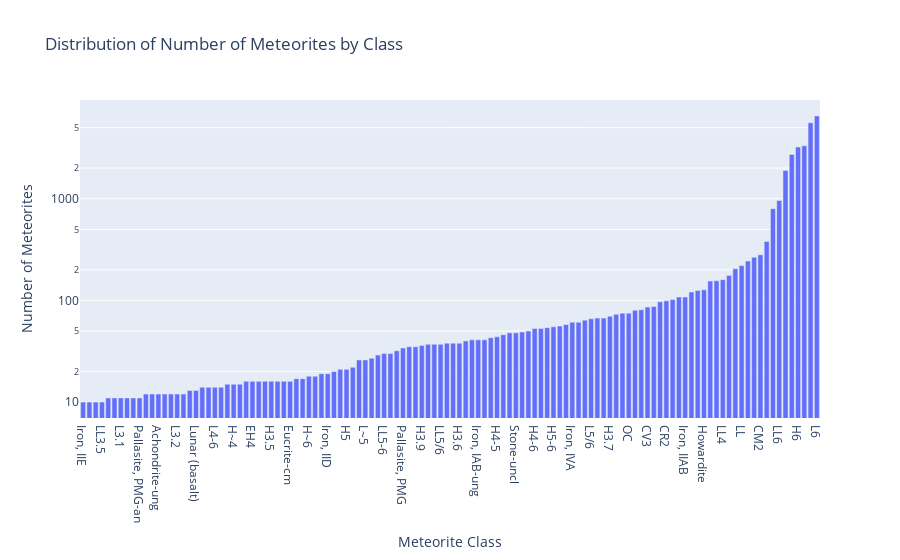

This figure's notebook cell:
### Code cell
fig = px.bar(classes,title="Distribution of Number of Meteorites by Class",
    labels={
        "index": "Meteorite Class",
        "value": "Number of Meteorites",
    },
    log_y=True,
    hover_name=None,
    hover_data=None
)
fig.update_layout(showlegend=False)
fig.show()

### Figure 1 — Plotly figure (JSON) as saved in the notebook; plotly's stock layout.template omitted (floating-point values rounded to 4 significant figures)
{"data": [{"alignmentgroup": "True", "hovertemplate": "variable=Class<br>Meteorite Class=%{x}<br>Number of Meteorites=%{y}<extra></extra>", "legendgroup": "Class", "marker": {"color": "#636efa", "pattern": {"shape": ""}}, "name": "Class", "offsetgroup": "Class", "orientation": "v", "showlegend": true, "textposition": "auto", "type": "bar", "x": ["Iron, IIE", "C3-ung", "LL3.6", "LL3.5", "L/LL5", "H4 ", "L3.1", "Pallasite", "LL3.3", "Pallasite, PMG-an", "Iron, IIIE", "C2-ung", "Achondrite-ung", "Lodranite", "L3.3", "L3.2", "LL3.7", "Winonaite", "Lunar (basalt)", "L/LL4", "Iron, IVB", "L4-6", "L4-5", "Lunar", "H~4", "H3.4", "LL3.4", "EH4", "L/LL6", "EL3", "H3.5", "Ureilite-pmict", "LL7", "Eucrite-cm", "L3.9", "CH3", "H~6", "L/LL3", "LL4-6", "Iron, IID", "L7", "L5 ", "H5 ", "Iron, IAB-sLL", "L5-6", "L~5", "Eucrite-unbr", "Acapulcoite", "LL5-6", "H3/4", "H3-5", "Pallasite, PMG", "H3-6", "Martian (shergottite)", "H3.9", "L3.8", "EL6", "LL5/6", "L4/5", "L3.7", "H3.6", "Iron, IAB complex", "L", "Iron, IAB-ung", "CK4", "L3.6", "H4-5", "Eucrite", "L3.4", "Stone-uncl", "Aubrite", "Eucrite-br", "H4-6", "H3.8", "L6 ", "H5-6", "EH3", "Lunar (anorth)", "Iron, IVA", "Eucrite-mmict", "CK5", "L5/6", "LL3", "H", "H3.7", "Iron, IAB-MG", "L~6", "OC", "Iron", "L3.5", "CV3", "Mesosiderite", "Iron, ungrouped", "CR2", "H~5", "CO3", "Iron, IIAB", "Eucrite-pmict", "Diogenite", "Howardite", "Ureilite", "H5/6", "LL4", "L3", "E3", "LL", "H3", "Iron, IIIAB", "CM2", "H4/5", "L4", "LL6", "LL5", "L5", "H6", "H4", "H5", "L6"], "xaxis": "x", "y": [10, 10, 10, 10, 11, 11, 11, 11, 11, 11, 12, 12, 12, 12, 12, 12, 12, 13, 13, 14, 14, 14, 14, 15, 15, 15, 16, 16, 16, 16, 16, 16, 16, 16, 17, 17, 18, 18, 19, 19, 20, 21, 21, 22, 26, 26, 27, 29, 30, 30, 32, 34, 35, 35, 36, 37, 37, 37, 38, 38, 38, 40, 41, 41, 41, 43, 44, 46, 48, 48, 49, 50, 53, 53, 54, 55, 56, 58, 61, 61, 64, 66, 67, 67, 70, 73, 75, 75, 80, 81, 86, 87, 97, 99, 102, 108, 108, 121, 125, 127, 155, 156, 160, 176, 205, 220, 244, 266, 281, 380, 799, 963, 1897, 2725, 3231, 3324, 5590, 6529], "yaxis": "y"}], "layout": {"barmode": "relative", "legend": {"title": {"text": "variable"}, "tracegroupgap": 0}, "showlegend": false, "title": {"text": "Distribution of Number of Meteorites by Class"}, "xaxis": {"anchor": "y", "domain": [0, 1], "title": {"text": "Meteorite Class"}}, "yaxis": {"anchor": "x", "domain": [0, 1], "title": {"text": "Number of Meteorites"}, "type": "log"}}}
